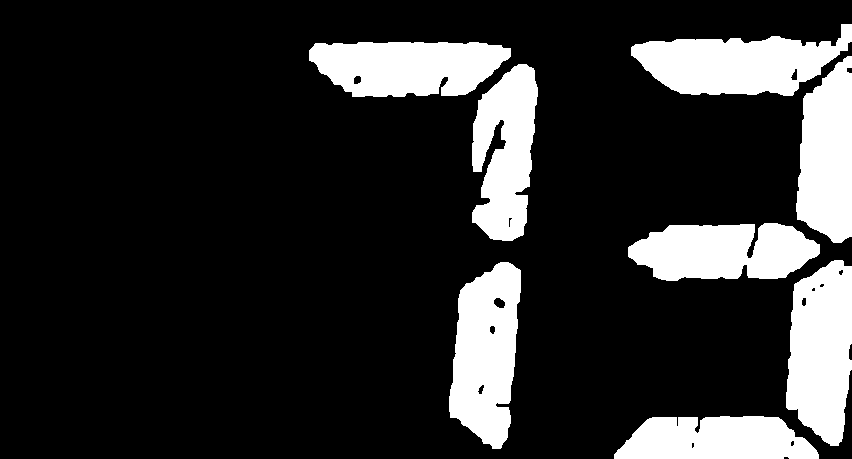
#> input picture prep_dia.png, 852 x 459 px
$ python -i bp_ocr.py   (imports and definitions only)
#> lines starting #> are read from the running program, lines starting #| are printed output that depends on the picture; after the words box and inside, x2 and y2 are one past the last pixel; in counts of white or black regions, pixels touching at a corner belong together
#> further down, picture is the input picture: shape (459, 852, 3); 17.8% white; 8 white regions, largest, box (x1, y1, x2, y2) and area: (449, 262, 521, 449) 9657, (786, 260, 852, 446) 9595, (631, 24, 852, 96) 9579
#!/usr/bin/env python3
"""
bp_ocr.py -- read SYS / DIA / PUL from a blood-pressure monitor's LCD.
             Medi-Kiosk / Raspberry Pi 4B.

The script LOCATES THE LCD in every frame and places the digit boxes as
fractions of that rectangle. That means moving or re-aiming the camera no
longer requires re-tuning pixel coordinates -- the boxes follow the display.

Verified correct on three different camera positions:
    bp.jpg      -> 110 / 73 / 74
    bp1.jpg     -> 110 / 73 / 70
    bp__1_.jpg  -> 112 / 75 / 72

  python3 bp_ocr.py calib     # draw the detected LCD + boxes -> calib.png
  python3 bp_ocr.py shot      # capture one frame             -> bp.jpg
  python3 bp_ocr.py prep      # binarised rows + per-digit segment debug
  python3 bp_ocr.py read      # one reading
  python3 bp_ocr.py watch     # repeat until N frames agree, then print

  python3 bp_ocr.py <cmd> --file bp.jpg     # use a saved image instead

Needs:  sudo apt install python3-opencv python3-requests
"""

import sys
import time

import cv2
import numpy as np

# ---------------------------------------------------------------- config ---
URL    = "http://192.168.1.8:8080/shot.jpg"    # IP Webcam still endpoint
ROTATE = cv2.ROTATE_90_CLOCKWISE               # None once mounted upright

# Digit-row boxes as FRACTIONS of the detected LCD rectangle:
#   (y1, y2, x1, x2), each 0.0-1.0
# Keep the right edge below ~0.90 -- past that the LCD's dark border creeps in,
# merges with the last digit, and corrupts its segment pattern.
ROIS_FRAC = {
    "sys": (0.135, 0.405, 0.33, 0.875),
    "dia": (0.415, 0.685, 0.33, 0.875),
    "pul": (0.715, 0.975, 0.33, 0.895),
}

LCD_DARK   = 110    # pixels darker than this are candidate LCD
LCD_MIN_AR = 0.02   # LCD must cover at least this fraction of the frame

SEG_ON   = 0.25     # segment is lit when this fraction of its zone is white
SCALE    = 3        # upscale before thresholding
MIN_AREA = 400      # ignore blobs smaller than this

LIMITS = {"sys": (60, 260), "dia": (30, 160), "pul": (30, 200)}
AGREE_FRAMES, MAX_TRIES = 3, 25

# segments: a(top) f(up-left) b(up-right) g(mid) e(low-left) c(low-right) d(bottom)
SEGMAP = {
    (1,1,1,0,1,1,1): 0, (0,0,1,0,0,1,0): 1, (1,0,1,1,1,0,1): 2,
    (1,0,1,1,0,1,1): 3, (0,1,1,1,0,1,0): 4, (1,1,0,1,0,1,1): 5,
    (1,1,0,1,1,1,1): 6, (1,0,1,0,0,1,0): 7, (1,1,1,1,1,1,1): 8,
    (1,1,1,1,0,1,1): 9,
}
# ---------------------------------------------------------------------------


# [17 lines left out: functions capture, get_frame, not called in this run]


def find_lcd(frame):
    """Locate the LCD: the big dark, roughly-square block in the frame."""
    g = cv2.cvtColor(frame, cv2.COLOR_BGR2GRAY)
    H, W = g.shape
#> H = 459; W = 852
    _, d = cv2.threshold(g, LCD_DARK, 255, cv2.THRESH_BINARY_INV)
    d = cv2.morphologyEx(d, cv2.MORPH_CLOSE, np.ones((25, 25), np.uint8))
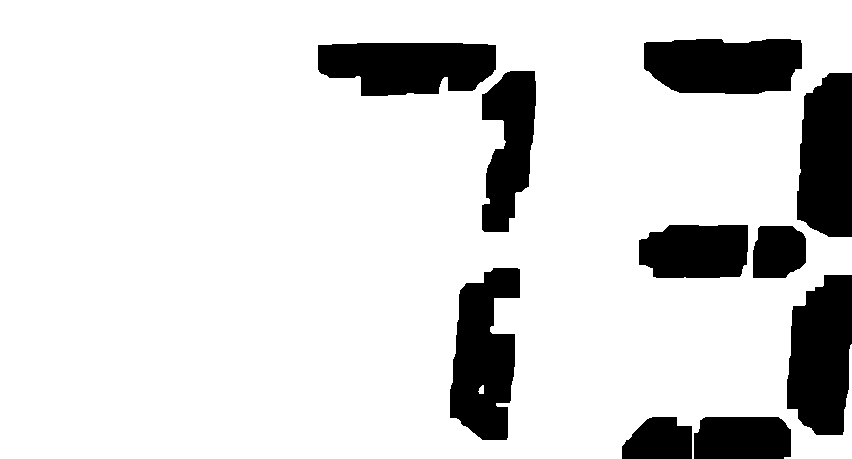
#> d: shape (459, 852); 84.7% white; 10 black regions, largest, box (x1, y1, x2, y2) and area: (450, 268, 520, 440) 8433, (787, 275, 852, 435) 8404, (797, 73, 852, 237) 7821
    n, _, stats, _ = cv2.connectedComponentsWithStats(d, 8)
#> n = 3; stats = [[318, 39, 534, 420, 60008], [0, 0, 852, 459, 331020], [478, 385, 6, 9, 40]]

    best = None
    for i in range(1, n):
        x, y, w, h, a = (stats[i, 0], stats[i, 1], stats[i, 2],
                         stats[i, 3], stats[i, 4])
        if a < LCD_MIN_AR * H * W:
            continue
        if y < 10 or y + h > H - 10:        # dark bands running off-frame
            continue
        if not 0.6 < w / h < 1.6:           # LCD is roughly square
            continue
        if best is None or a > best[4]:
            best = (x, y, w, h, a)
#> this loop made 2 passes
    if best is None:
#> (the run stopped early here; a loop or call above may not have finished)
